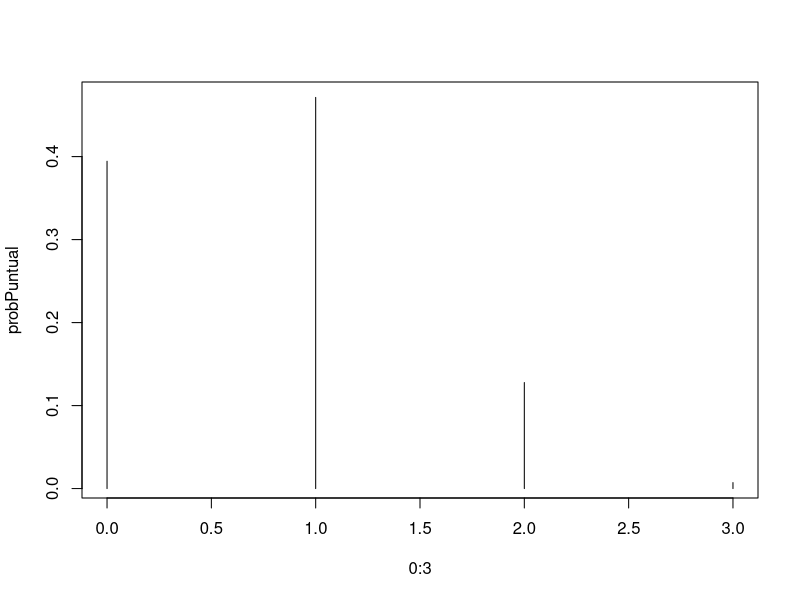

R code for this plot:
x <-c(1,2,3)
sample(x,10,replace = TRUE)

die1 <- sample(x = 1:6, size = 1000000, replace = TRUE)
die2 <- sample(x = 1:6, size = 1000000, replace = TRUE)
sumDice <- die1 + die2

eventE <- sumDice == 6
head(eventE)
eventF <- die1 == 2 | die2 == 2
head(eventF)

mean(eventE) # P(E)
mean(eventF) # P(F)

mean(eventE & eventF)
mean((sumDice == 6) | (die1 == 2 | die2 == 2))



dado <- c(1,2,3,4,5,6)

sample(dado, 3, replace=TRUE)

dado1 <- sample(dado, 1000000, replace=TRUE)
dado2 <- sample(dado, 1000000, replace=TRUE)


evento2 <- dado1+dado2 == 2
evento3 <- dado1+dado2 == 3
evento4 <- dado1+dado2 == 4
evento5 <- dado1+dado2 == 5
evento6 <- dado1+dado2 == 6
evento7 <- dado1+dado2 == 7
evento8 <- dado1+dado2 == 8
evento9 <- dado1+dado2 == 9
evento10 <- dado1+dado2 == 10
evento11 <- dado1+dado2 == 11
evento12 <- dado1+dado2 == 12

mean(evento6 | evento2 | evento3)

mean(evento5 | evento9 | evento4)

articulos <- c(1:15)
elijo3articulos <- sample(x = articulos, 3, replace = TRUE)
elijo3articulos

sum(1:4 %in% elijo3articulos)
sum(1:4 %in% elijo3articulos) == 0
sum(1:4 %in% elijo3articulos) == 1
sum(1:4 %in% elijo3articulos) == 2
sum(1:4 %in% elijo3articulos) == 3

probs <- c(sum(1:4 %in% elijo3articulos) == 0,
           sum(1:4 %in% elijo3articulos) == 1,
           sum(1:4 %in% elijo3articulos) == 2,
           sum(1:4 %in% elijo3articulos) == 3)

repeticiones <- 1000000

mean(replicate(repeticiones, {
  elijo3articulos <- sample(x = articulos, 3, replace = TRUE)
  sum(1:4 %in% elijo3articulos) == 0
}))
mean(replicate(repeticiones, {
  elijo3articulos <- sample(x = articulos, 3, replace = TRUE)
  sum(1:4 %in% elijo3articulos) == 1
}))
mean(replicate(repeticiones, {
  elijo3articulos <- sample(x = articulos, 3, replace = TRUE)
  sum(1:4 %in% elijo3articulos) == 2
}))
mean(replicate(repeticiones, {
  elijo3articulos <- sample(x = articulos, 3, replace = TRUE)
  sum(1:4 %in% elijo3articulos) == 3
}))

probPuntual <- c(mean(replicate(repeticiones, {
  elijo3articulos <- sample(x = articulos, 3, replace = TRUE)
  sum(1:4 %in% elijo3articulos) == 0
})),
mean(replicate(repeticiones, {
  elijo3articulos <- sample(x = articulos, 3, replace = TRUE)
  sum(1:4 %in% elijo3articulos) == 1
})),
mean(replicate(repeticiones, {
  elijo3articulos <- sample(x = articulos, 3, replace = TRUE)
  sum(1:4 %in% elijo3articulos) == 2
})),
mean(replicate(repeticiones, {
  elijo3articulos <- sample(x = articulos, 3, replace = TRUE)
  sum(1:4 %in% elijo3articulos) == 3
})))

graficoProbPuntual <- plot(x = 0:3, y=probPuntual, type = 'h', pch=1:25, cex=5)
